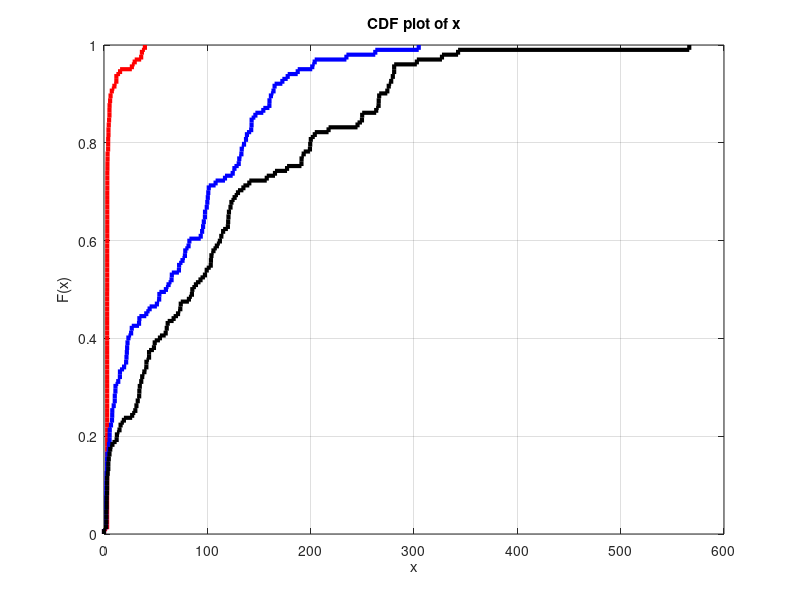

Source code (MATLAB): (Note: this script raises an error after producing the figure.)
%%%%%%%%%%%%%%%%%%%%%%%%%%%%%%%%%%%%%%%%%%%%%%%%%%%%%%%%%%%%%%%%%%%%%%%%%
% cdf for the linear and nonlinear algorithm - 3D
%%%%%%%%%%%%%%%%%%%%%%%%%%%%%%%%%%%%%%%%%%%%%%%%%%%%%%%%%%%%%%%%%%%%%%%%%

clear all; close all; clc;

load('LS_100.mat')
de_100 = de;

load('LS_300.mat')
de_300 = de;

load('LS_500.mat')
de_500 = de;

a = cdfplot(de_100); 
set(a, 'LineStyle', '-', 'Color', 'r','LineWidth',3);
hold on; grid on;

b = cdfplot(de_300)
set(b, 'LineStyle', '-', 'Color', 'b','LineWidth',3);

c = cdfplot(de_500)
set(c, 'LineStyle', '-', 'Color', 'k','LineWidth',3);

title('Map size & Performance(m)', FontSize=20)
xlabel('Error Distance(m)', FontSize=20)
ylabel('CDF', FontSize=20)

legend("100x100(m)", "300x300(m)", "500x500(m)", FontSize=20);
